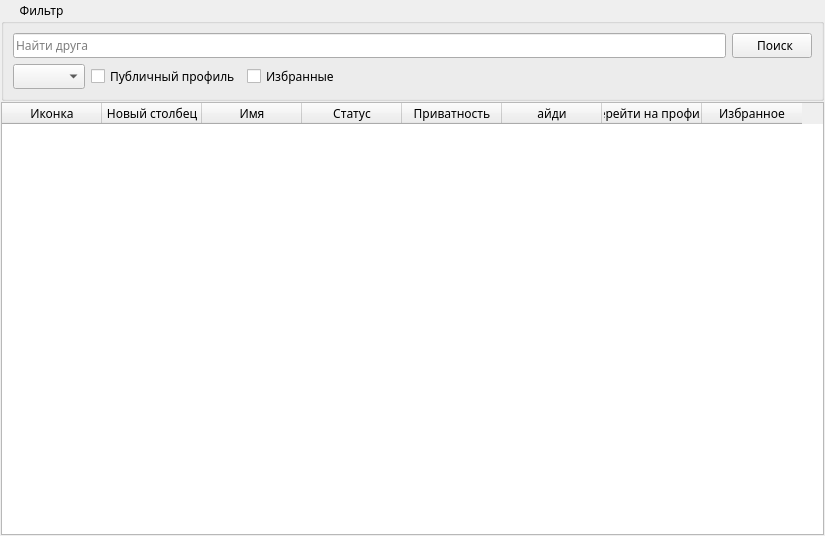
<?xml version="1.0" encoding="UTF-8"?>
<ui version="4.0">
 <class>FormFriends</class>
 <widget class="QWidget" name="FormFriends">
  <property name="geometry">
   <rect>
    <x>0</x>
    <y>0</y>
    <width>825</width>
    <height>536</height>
   </rect>
  </property>
  <property name="font">
   <font>
    <family>Ebrima</family>
   </font>
  </property>
  <property name="windowTitle">
   <string>SteamAchievementsStatistic</string>
  </property>
  <layout class="QVBoxLayout" name="verticalLayout_2">
   <property name="spacing">
    <number>1</number>
   </property>
   <property name="leftMargin">
    <number>1</number>
   </property>
   <property name="topMargin">
    <number>1</number>
   </property>
   <property name="rightMargin">
    <number>1</number>
   </property>
   <property name="bottomMargin">
    <number>1</number>
   </property>
   <item>
    <widget class="QGroupBox" name="GroupBoxFilter">
     <property name="title">
      <string>      Фильтр</string>
     </property>
     <layout class="QVBoxLayout" name="_2">
      <item>
       <layout class="QHBoxLayout" name="horizontalLayout_2">
        <item>
         <widget class="QLineEdit" name="LineEditName">
          <property name="placeholderText">
           <string>Найти друга</string>
          </property>
         </widget>
        </item>
        <item>
         <widget class="QPushButton" name="ButtonFind">
          <property name="text">
           <string>  Поиск</string>
          </property>
         </widget>
        </item>
       </layout>
      </item>
      <item>
       <layout class="QHBoxLayout" name="horizontalLayout_3">
        <item>
         <widget class="QComboBox" name="ComboBoxStatus">
          <property name="currentText">
           <string notr="true"/>
          </property>
         </widget>
        </item>
        <item>
         <widget class="QCheckBox" name="CheckBoxOpenProfile">
          <property name="text">
           <string>Публичный профиль</string>
          </property>
         </widget>
        </item>
        <item>
         <widget class="QCheckBox" name="CheckBoxFavorites">
          <property name="text">
           <string>Избранные</string>
          </property>
         </widget>
        </item>
        <item>
         <spacer name="horizontalSpacer_2">
          <property name="orientation">
           <enum>Qt::Horizontal</enum>
          </property>
          <property name="sizeHint" stdset="0">
           <size>
            <width>40</width>
            <height>20</height>
           </size>
          </property>
         </spacer>
        </item>
       </layout>
      </item>
     </layout>
    </widget>
   </item>
   <item>
    <widget class="QTableWidget" name="TableWidgetFriends">
     <property name="sortingEnabled">
      <bool>true</bool>
     </property>
     <property name="columnCount">
      <number>8</number>
     </property>
     <column>
      <property name="text">
       <string>Иконка</string>
      </property>
     </column>
     <column>
      <property name="text">
       <string>Новый столбец</string>
      </property>
     </column>
     <column>
      <property name="text">
       <string>Имя</string>
      </property>
     </column>
     <column>
      <property name="text">
       <string>Статус</string>
      </property>
     </column>
     <column>
      <property name="text">
       <string>Приватность</string>
      </property>
     </column>
     <column>
      <property name="text">
       <string>айди</string>
      </property>
     </column>
     <column>
      <property name="text">
       <string>Перейти на профиль</string>
      </property>
     </column>
     <column>
      <property name="text">
       <string>Избранное</string>
      </property>
     </column>
    </widget>
   </item>
  </layout>
 </widget>
 <resources/>
 <connections/>
</ui>
